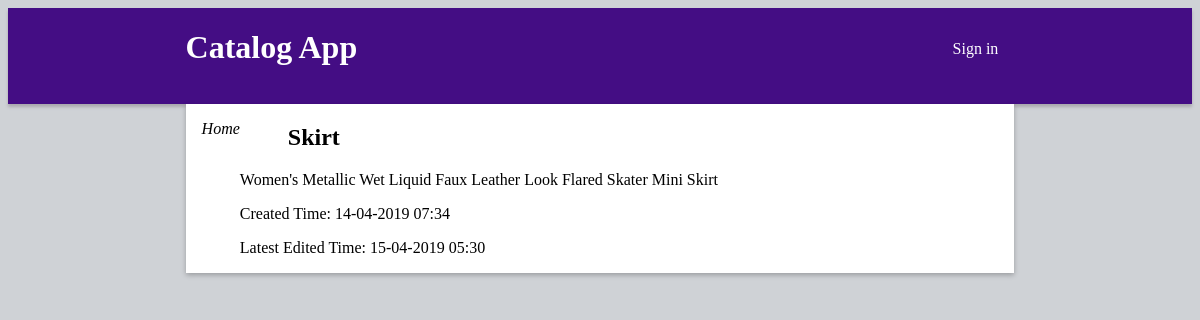
Page /category/10/items/16/ on the committed database.
### database_setup.py (models this page shows, shortened)
class Item(Base):
	__tablename__ = 'items'
	id = Column(Integer, primary_key=True)
	category_id = Column(Integer,ForeignKey('categories.id'))
	name = Column(String(100))
	description = Column(String(1000))
	user_id = Column(Integer, ForeignKey('users.id'))
	ctime = Column(DATETIME, nullable=False)
	mtime = Column(DATETIME, nullable=False)
	categories = relationship(Category)
	users = relationship(User)

### application.py (the view)
@app.route('/category/<int:category_id>/items/<int:item_id>/')
def showItemDetails(category_id,item_id):
	session = DBSession()
	item = session.query(Item).filter_by(category_id=category_id, id=item_id).one()
	session.close()
	if 'user_id' not in login_session or login_session['user_id'] != item.user_id:
		return render_template("showitemdetailspublic.html", item=item, login_session=login_session)
	else:
		return render_template("showitemdetails.html", item=item, login_session=login_session)

### application.py (called while the page is built)
def get_view_rate_limit():
    return getattr(g, '_view_rate_limit', None)

@app.after_request
def inject_x_rate_headers(response):
    limit = get_view_rate_limit()
    if limit and limit.send_x_headers:
        h = response.headers
        h.add('X-RateLimit-Remaining', str(limit.remaining))
        h.add('X-RateLimit-Limit', str(limit.limit))
        h.add('X-RateLimit-Reset', str(limit.reset))
    return response

### templates/showitemdetailspublic.html (shortened to what this page needs)
<!DOCTYPE html>
<html>
	<head>
		<link rel=stylesheet type=text/css href="{{url_for('static',filename='styles.css')}}">
	</head>
	<body>
		<div class="header">
			<div class="header__inner">
				<div class="app-name">
					<h1>Catalog App</h1>
				</div>
				<div class="login-panel">
					{% if not login_session['email'] %}
						<a href="{{url_for('showLogin')}}">Sign in</a>
					{% endif %}
				</div>
			</div>
		</div>
		<div class="content">
			<a class="home-nav" href="{{url_for('showLatestItems')}}">Home</a>
			<div class="item-details">
				<h2>{{item.name}}</h2>
				<p>{{item.description}}</p>
				<p>Created Time: {{item.ctime.strftime("%d-%m-%Y %H:%M")}}</p>
				<p>Latest Edited Time: {{item.mtime.strftime("%d-%m-%Y %H:%M")}}</p>
			</div>
		</div>
	</body>
</html>

### static/styles.css (style rules this page uses)
html { margin: 0; padding: 0; width: 100%; height: 100%; box-sizing: border-box; }
body { background: #cfd2d6; }
a, a:visited { text-decoration: none; color: inherit; }
.header { box-shadow: 0px 3px 3px #AAA9AF; min-height: 56px; background: #440d84; }
.header__inner { width: 70%; margin-left: auto; margin-right: auto; display: flex; position:relative; color: #ffffff; }
.app-name { width:50%; text-align: left; }
.login-panel { width:50%; height:4em; margin-top:2em; text-align: right; padding-right: 1em; }
.content { width: 70%; display: flex; flex-wrap: wrap; box-shadow: 0 2px 5px rgba(0, 0, 0, 0.26); margin-left: auto; margin-right: auto; background: #ffffff; }
.categories-list h2, .items-list h2, .item-details h2 { text-align: left; padding-left: 2em; }
.add-item, .home-nav { font-style: italic; padding-left: 1em; padding-top: 1em; }

### rows in the picture
Item: name "Skirt", description "Women's Metallic Wet Liquid Faux Leather Look Flared Skater Mini Skirt", ctime "14-04-2019 07:34", mtime "15-04-2019 05:30"
